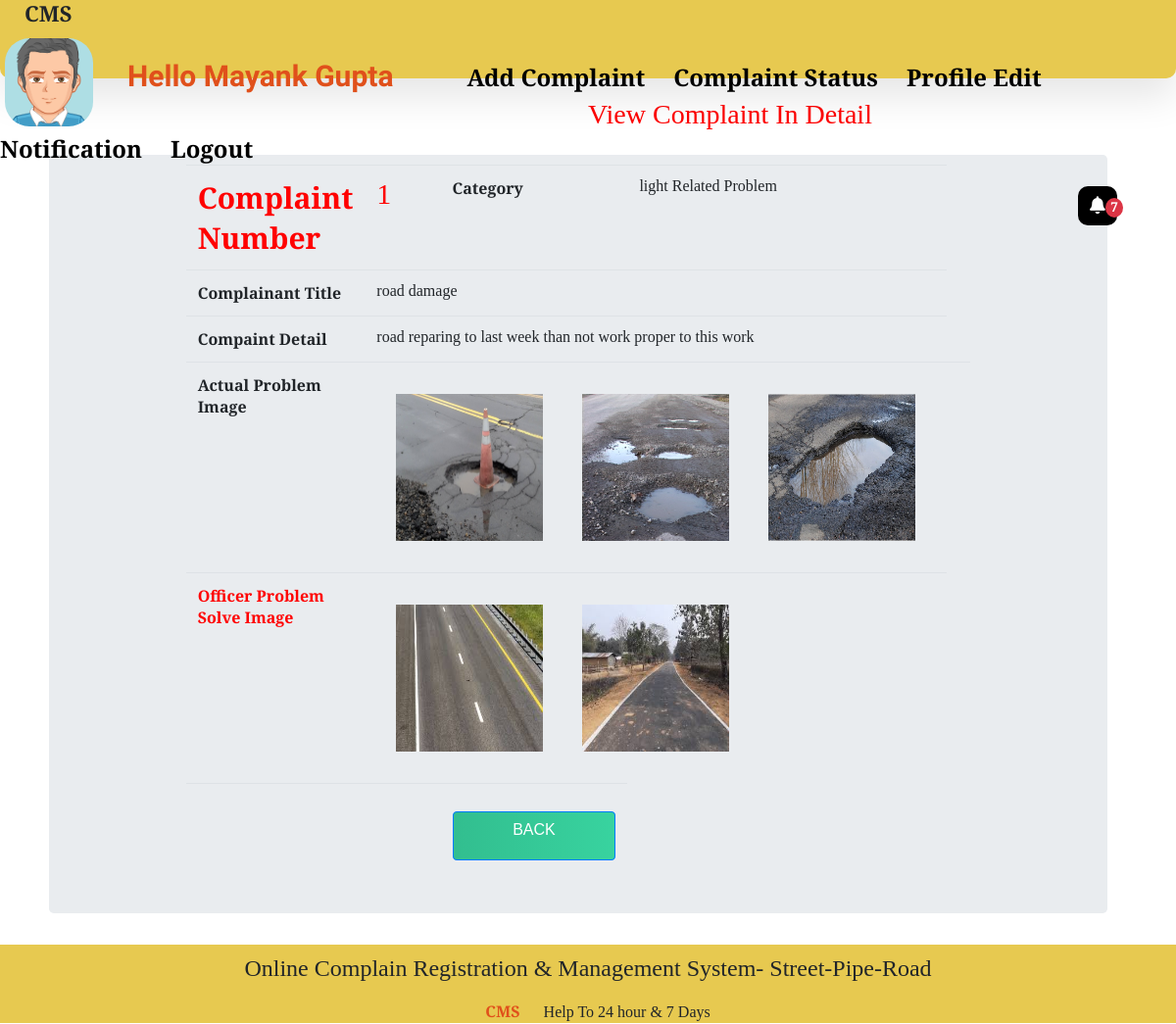
The page /USER_WORK/like_view_complaint.php?cid=1 (signed in) on the database its author committed.
### tables this page shows
CREATE TABLE `usertb` (
  `user_id` int(11) NOT NULL,
  `user_name` varchar(20) NOT NULL,
  `last_name` varchar(20) NOT NULL,
  `user_email` varchar(100) NOT NULL,
  `user_role` varchar(100) NOT NULL,
  `user_image` varchar(255) NOT NULL,
  `user_city` varchar(100) NOT NULL,
  `pwd` varchar(255) NOT NULL,
  `security_que` varchar(100) NOT NULL,
  `sequrity_ans` varchar(100) NOT NULL,
  `contact` varchar(100) NOT NULL,
  `user_area` varchar(50) NOT NULL,
  `user_pincode` varchar(12) NOT NULL,
  `account_time` timestamp NOT NULL DEFAULT current_timestamp()
);

CREATE TABLE `complain_tb` (
  `complaint_id` int(20) NOT NULL,
  `complaint_title` varchar(100) NOT NULL,
  `c_type` varchar(20) NOT NULL,
  `complaint_discription` varchar(255) NOT NULL,
  `user_id` int(10) NOT NULL,
  `user_worker_id` int(10) NOT NULL,
  `padding` enum('1','0') NOT NULL,
  `running` enum('1','0') NOT NULL,
  `complete` enum('1','0') NOT NULL,
  `image` varchar(255) NOT NULL,
  `c_address` varchar(255) NOT NULL,
  `recever_image` varchar(600) NOT NULL,
  `ctimestamp` datetime NOT NULL DEFAULT current_timestamp(),
  `solvetimestamp` datetime NOT NULL DEFAULT current_timestamp()
);

### USER_WORK/like_view_complaint.php (the view, shortened to what this page needs)
<?php
include("partial/_dbconnect.php");
include("partial/link.php");
?>
<body>
    <div class="wrapper">
        <?php include("partial/header.php"); ?>
        <div class="notprocess">
                        <?php
                            echo '<h3 style="font-wight:500;color:red;margin-top:100px;padding-left:600px">View Complaint In Detail</h3>';
                            $getc_id=$_GET["cid"];
                            $sql="SELECT * FROM `complain_tb` WHERE `complaint_id`=$getc_id";
                            $result=mysqli_query($conn,$sql);
                            while($row = mysqli_fetch_assoc($result))
                            {
                                $complaint_id=$row["complaint_id"];
                                $complaint_name=$row["complaint_title"];
                                $c_type=$row["c_type"];
                                $complaint_dis=$row["complaint_discription"];
                                $res_c_image=$row["image"];
                                $solve_image=$row["recever_image"];
                                echo'
                                    <div class="jumbotron " style="width: 90%;margin-left:50px; margin-top:2%;padding:10px"><tr>
                                    <table class="table table-borderedless mx-auto" style="width: 75%;">
                                    <th style="color:red;font-size:30px" scope="row">Complaint Number</th>
                                    <td style="color:red;font-size:30px">'.$complaint_id.'</td>
                                    <th scope="row">Category</th>
                                    <td>'.$c_type.' Related Problem</td>
                                </tr>
                                <tr>
                                    <th scope="row"> Complainant Title</th>
                                    <td colspan="3">'.$complaint_name.'</td>
                                </tr>
                                <tr>
                                    <th scope="row"> Compaint Detail</th>
                                    <td colspan="3">'.$complaint_dis.'</td>
                                </tr>
                                <tr>
                                    <th scope="row">Actual Problem Image</th>
                                    <td colspan="3">';
                                    $res_c_image=explode(" ",$res_c_image);
                                    $count=count($res_c_image)-1;
                                    for ($i=0; $i <$count ; ++$i) {
                                        echo '<img src="../../USER_WORK/'.$res_c_image[$i].'" alt="" style="margin:20px;" height="150px" width="150px" >';
                                    }
                                echo'<td>
                                </tr>';
                            echo '<tr>
                                <th scope="row" style="color:red;">Officer Problem  Solve Image</th>
                                <td colspan="3">';
                                $solve_image=explode(" ",$solve_image);
                                $count=count($solve_image)-1;
                                if($count==0){
                                    echo 'No Data Uploaded to Officer Side...';
                                }
                                else
                                {
                                    for ($i=0; $i <$count ; ++$i) {
                                        echo '<img src="../project/worker/'.$solve_image[$i].'" alt="" style="margin:20px;" height="150px" width="150px" >';
                                    }
                                }
                                    echo ' <tr>
                                <td colspan="2"></td>
                                <td><a href="index.php" class="btn btn-primary">Back</a></td>
                                </tr>';
                                     echo' </tbody>
                                    </table>
                                 </div>
                                            ';
                            }
                ?>
    </div>
    <?php include("partial/footer.php"); ?>
</div>
</body>
</html>

### USER_WORK/partial/header.php (shortened to what this page needs)
<?php
   include("_dbconnect.php");
?>
    <div class="nav">
            <div class="logo">
                <h4>CMS</h4>
            </div>
            <div class="links">
            <?php
             if(isset($_SESSION['loggedin']) && $_SESSION['loggedin']==true)
             {
                $uemail=$_SESSION['useremail'];
                $sql="SELECT * FROM `usertb` WHERE `user_email`='$uemail'";
                $result=mysqli_query($conn,$sql);
                while($row = mysqli_fetch_assoc($result))
                {
                    $aname=ucfirst($row["user_name"]);
                    $lname=ucfirst($row["last_name"]);
                    $uimage=$row["user_image"];
                    echo '<img src="'.$uimage.'" height="100px" width="100px" style="
            border-radius:30px;
           margin-right:30px;
           padding:5px;
            ">';
                    echo '<a href="index.php"><span style="color:#e0501b;font-size: 2.5vw" class="titlename">Hello '.$aname.' '.$lname.'</span>&nbsp;&nbsp;&nbsp;&nbsp;&nbsp;&nbsp;&nbsp;&nbsp;</a>';
                }
                echo '<a href="add_complaint.php">Add Complaint</a>
                <a href="view_complaint.php">Complaint Status</a>
                <a href="changeinfo.php">Profile Edit</a>
                <a href="shownotification.php">Notification</a>
                <a href="logout.php">Logout</a>';
                echo '
                <a>
                <div class="dropdown">
                    <a class="dropdown-toggle"  id="dropdownMenuButton" style=" background: #fff;
                        color: #fff;
                        right: 10px;
                        top: 20px;
                        padding: 2px 12px;
                        position:absolute;
                        display: block;
                        font-size: 18px;
                        width: 40px;
                        height: 40px;
                        cursor: pointer;
                        line-height: 35px;
                        text-align: center;
                        border-radius: 10px;
                        transition: 0.3s;
                        background-color:black;
                        " data-toggle="dropdown" aria-haspopup="true" aria-expanded="false">';
                        $usid=$_SESSION['user_id'];
                        $nsql="select * from notify where (`sender_user_role`='admin') AND reciver_id='$usid' AND status=0";
                        $nresult=mysqli_query($conn, $nsql);
                        $ncount= mysqli_num_rows($nresult);
                            echo ' <i class="fas fa-bell" ></i><span
                                class="badge badge-danger"
                                style="border-radius: 50%; top:-18px; left:-5px">'.$ncount.'</span>
                   </a>
                    <div class="dropdown-menu" style="width: 400px;
                    padding-top: 0px;
                    position: absolute;
                    will-change: transform;
                    right: -100px;
                    top: 0px;
                    left: 0px;
                    transform: translate3d(542px, 60px, 0px);" aria-labelledby="dropdownMenuButton">
                    ';
                    echo'
                    </div>
              </div>
              </a>';
            }
    ?>
            </div>
        </div>

### USER_WORK/css/style.css (style rules this page uses)
* { margin: 0; padding: 0; font-family: 'Slabo 27px', serif; }
.titlename { font-family: 'Kaushan Script', cursive; }
.nav { box-shadow: 0 10px 29px 0 rgba(68, 88, 144, 0.1); position: fixed; z-index: 1000; top: 0; right: 0; left: 0; height: 80px; display: flex; flex-direction: row; justify-content: space-between; align-items: center; padding: 0 25px 0 25px; background-color: #E7C950; box-shadow: 0 19px 38px rgba(0, 0, 0, 0.10); border-bottom-left-radius: 10px; border-bottom-right-radius: 10px; }
.nav .links a { margin-right: 25px; font-size: 24px; font-weight: 600; color: #000; text-decoration: none; }
.nav h4 { font-size: 22px; font-weight: bold; margin-left: 25px; }
.btn { display: block; width: 100%; height: 50px; border-radius: 25px; outline: none; border: none; background-image: linear-gradient(to right, #32be8f, #38d39f, #32be8f); background-size: 200%; font-size: 1.2rem; color: #fff; font-family: 'Poppins', sans-serif; text-transform: uppercase; margin: 1rem 0; cursor: pointer; transition: .5s; }

### rows shown on the page
usertb: user_image (picture), user_name "Mayank", last_name "Gupta"
complain_tb: complaint_id "1", c_type "light", complaint_title "road damage", complaint_discription "road reparing to last week than not work proper to this work"

### other values the page prints
$ncount "7"
